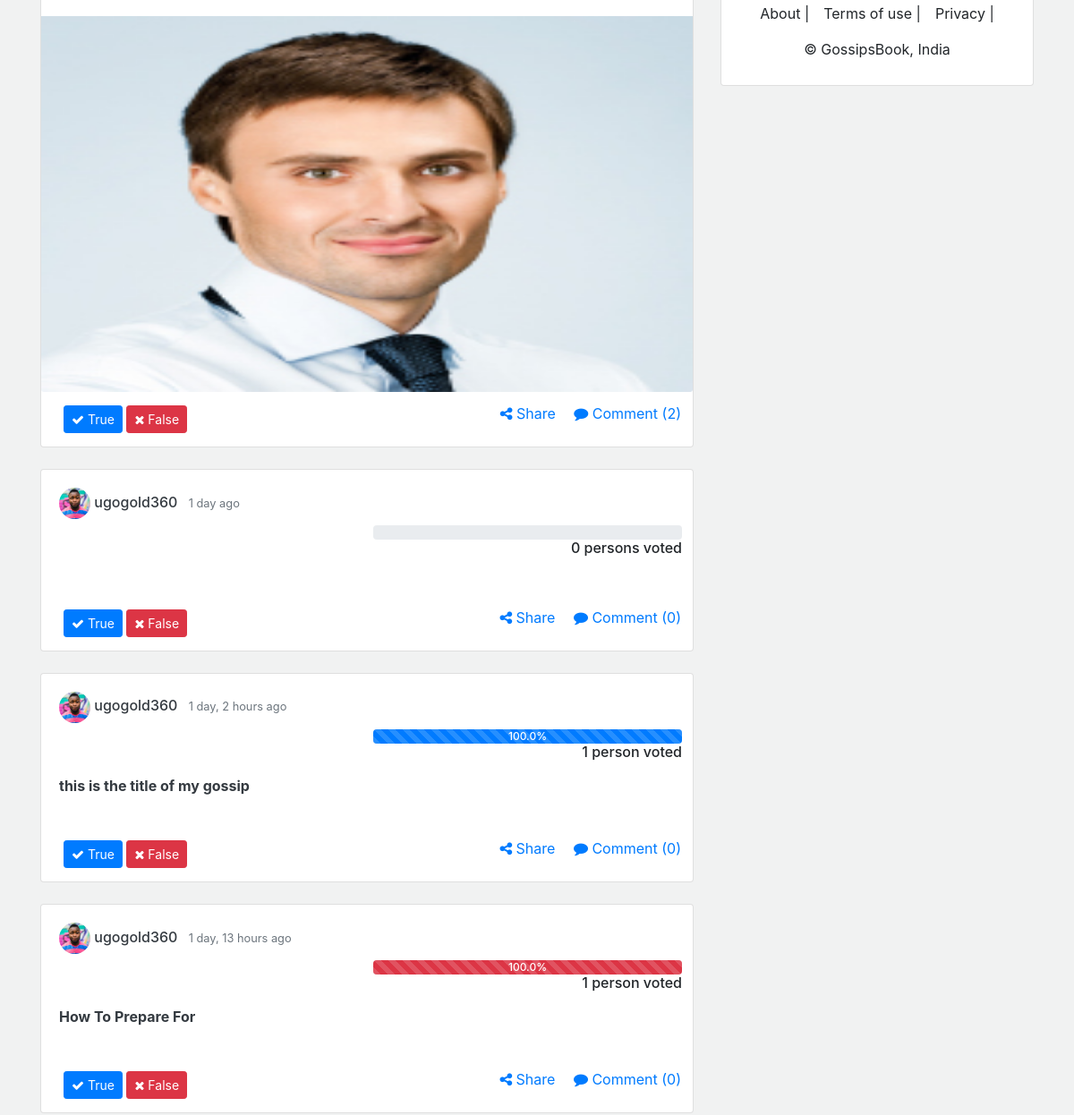
The app's page /gossips/ (middle part), older data.
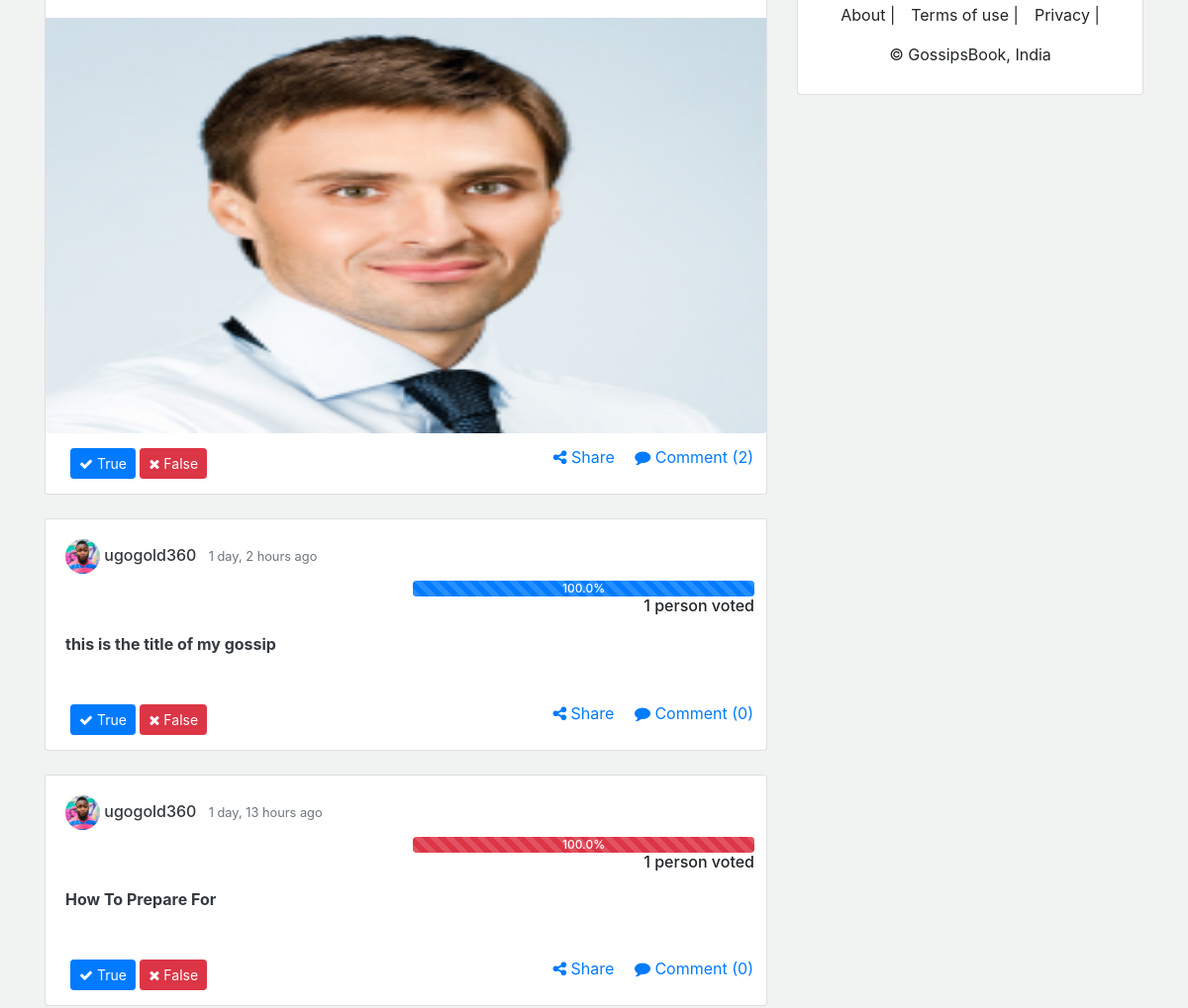
The same page, newer data.
### gossips/models.py (models this page shows, shortened)
class GossipsModel(models.Model):
    title = models.CharField(max_length=75, unique=True, help_text='What is the title of your gossip?',
                             verbose_name='Title')
    content = models.TextField(max_length=3000)
    slug = models.SlugField(unique=True)
    date_published = models.DateTimeField(auto_now_add=True, verbose_name='Date Published')
    date_updated = models.DateTimeField(auto_now=True, verbose_name='Date Updated')
    author = models.ForeignKey(User, on_delete=models.CASCADE, related_name='gossip_author')
    image = models.ImageField(upload_to=upload_location, blank=True, null=True, help_text='Add image (optional)')
    tags = models.ManyToManyField(Tags, name='q_tags', blank=True)
    shares = models.IntegerField(default=0)
    true = models.ManyToManyField(User, related_name='true', blank=True)
    false = models.ManyToManyField(User, related_name='false', blank=True)
    def get_total_comments(self):
        return self.comments_set.all().order_by('-date_published')
    def percent_true(self):
        true_number = int(self.true.all().count())
        false_number = int(self.false.all().count())
        total_number = true_number + false_number
        try:
            calculate = (true_number / total_number) * 100
        except ZeroDivisionError:
            calculate = 0
        return calculate
    def percent_false(self):
        true_number = int(self.true.all().count())
        false_number = int(self.false.all().count())
        total_number = true_number + false_number
        try:
            calculate = (false_number / total_number) * 100
        except ZeroDivisionError:
            calculate = 0
        return calculate
    def get_total_voters(self):
        true_number = int(self.true.all().count())
        false_number = int(self.false.all().count())
        total_voters = true_number + false_number
        return total_voters
    class Meta:
        verbose_name_plural = 'Gossips'

### users/models.py (models this page shows, shortened)
class Profile(models.Model):
    user = models.OneToOneField(User, on_delete=models.CASCADE)
    image = models.ImageField(default='default_profile_pic2.png', upload_to=upload_location, blank=True)
    bio = models.TextField(max_length=455, null=True, blank=True)
    location = models.CharField(max_length=255, null=True, blank=True)
    languages = models.CharField(max_length=255, null=True, blank=True)
    interests = models.ManyToManyField(Interests, related_name='interests', blank=True)
    followers = models.ManyToManyField(User, related_name='followers', blank=True)
    following = models.ManyToManyField(User, related_name='following', blank=True)
    date_created = models.DateTimeField(auto_now_add=True)
    date_updated = models.DateTimeField(auto_now=True)

### gossips/views.py (the view)
# urls.py: path('', gossips_index, name='gossips_index'),
def gossips_index(request):
    gossips_all = GossipsModel.objects.all().order_by('-date_published')
    context = {'gossips': gossips_all}
    return render(request, 'gossips/index.html', context)

### gossips/templates/gossips/index.html (shortened to what this page needs)
{% extends 'base.html' %} {% load humanize %} {% load static %} {% block content %} {% for gossip in gossips %}
<div class="card mb-4">
    <div class="card-body">
        <h6 class="card-title">
            <a href="{% url 'users:user_view_profile' gossip.author.username %}" class="text-dark">
                <img style="height:35px; width:35px;" class="img-fluid rounded-circle" src="{{gossip.author.profile.image.url}}">
                {{gossip.author.username}}
            </a>
            <small class="text-muted ml-2">{{gossip.date_published|naturaltime}}</small>
            <div class="row">
                <div class="col">
                </div>
                <div class="col">
                    <div class="progress">
                        <div class="progress-bar progress-bar-striped bg-primary" role="progressbar" style="width: {{gossip.percent_true}}%" aria-valuenow="{{gossip.percent_true}}" aria-valuemin="0" aria-valuemax="100">{{gossip.percent_true}}%</div>
                        <div class="progress-bar progress-bar-striped bg-danger" role="progressbar" style="width: {{gossip.percent_false}}%" aria-valuenow="{{gossip.percent_false}}" aria-valuemin="0" aria-valuemax="100">{{gossip.percent_false}}%</div>
                    </div>
                    <div class="text-right">{{gossip.get_total_voters}} person{{gossip.get_total_voters|pluralize}} voted</div>
                </div>
            </div>
        </h6>
        <a href="{% url 'gossips:gossip_detail' gossip.slug %}" class="text-dark">
            <h6> <strong>{{gossip.title|truncatewords:30}} </strong> </h6>
        </a>
    </div>
    {% if gossip.image %}
    <img class="card-img-bottom" style="max-height:420px;" src="{{gossip.image.url}}" alt="Card image cap">
    {% endif %}
    <div class="row">
        <div class="col m-2 ml-5 d-inline">
            <div class="row d-inline">
                <form class="d-inline">
                        {% if user in gossip.true.all or user in gossip.false.all %}
                        <button type="button" class="btn btn-sm btn-primary disabled">
                            <i class="fa fa-check"></i> True
                        </button>
                        {% else %}
                        <button type="button"
                            data-toggle="modal"
                            data-id="{{gossip.id}}"
                            data-action="true"
                            data-target="#reactionModal"
                            class="reaction btn btn-sm btn-primary">
                            <i class="fa fa-check"></i>
                            True
                        </button>
                        {% endif %}
                </form>
                <form class="d-inline">
                    {% if user in gossip.false.all or user in gossip.true.all %}
                    <button type="button" class="btn btn-sm btn-danger disabled">
                            <i class="fa fa-times"></i> False
                        </button>
                    {% else %}
                    <button type="button"
                        data-toggle="modal"
                        data-id="{{gossip.id}}"
                        data-action="false"
                        data-target="#reactionModal"
                        class="reaction btn btn-sm btn-danger">
                        <i class="fa fa-times"></i>
                        False
                    </button>
                    {% endif %}
                </form>
            </div>
        </div>
        <div class="col m-2 p-1 d-inline text-right mr-4">
            <a href="#" class="mr-3"> <i class="fa fa-share-alt"></i> <span class="d-none d-md-inline">Share</span> </a>
            <a href="#" class="comment" data-toggle="modal" data-id="{{gossip.id}}" data-title="{{gossip.title}}" data-target="#commentModal">
                <i class="fa fa-comment"></i> <span class="d-none d-md-inline">Comment </span>  ({{gossip.get_total_comments.count}})
            </a>
        </div>
    </div>
</div>
{% endfor %}
{% endblock content %}
    {% block aside %} {% include 'aside.html' %} {% endblock aside %}

Row changes from the older to the newer data that the page shows:
removed GossipsModel: author.profile.image (picture), author.username "ugogold360", date_published "1 day ago", get_total_voters "0", get_total_comments.count "0"
